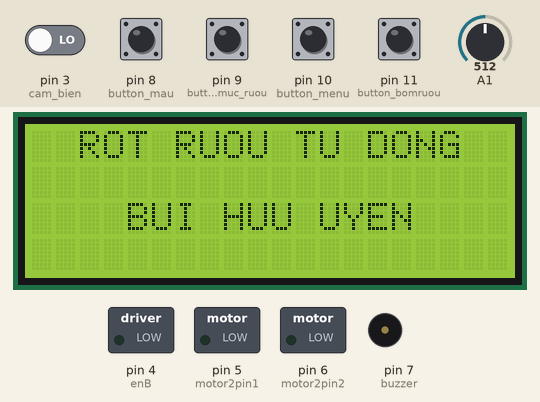
The sketch below on a simulated Arduino Uno, built with avr-gcc and run on an emulated ATmega328P. On the bench: 20×4 character LCD, switched loads named in the sketch (green lamp = pin HIGH), buzzer (waves = sounding). The test bench sets the inputs (shaded band); at power-on: pin 3 (cam_bien), pin 8 (button_mau), pin 9 (button_muc_ruou), pin 10 (button_menu), pin 11 (button_bomruou) LOW, A1 = 512. What the sketch prints to the serial monitor is not drawn.

Above: at 1.2 s.
1.3 s: pin 10 (button_menu) pulled HIGH for 0.15 s
At 2.8 s:
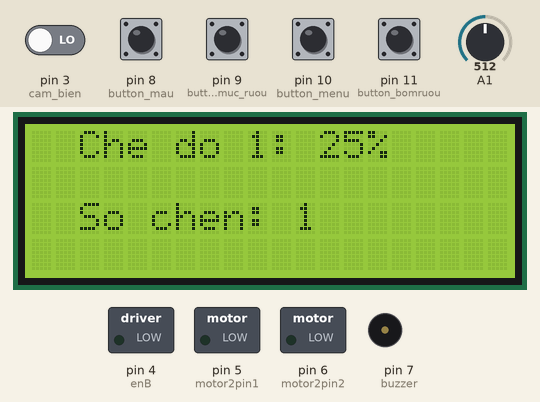
3.8 s: pin 10 (button_menu) pulled HIGH for 0.15 s
At 4.4 s:
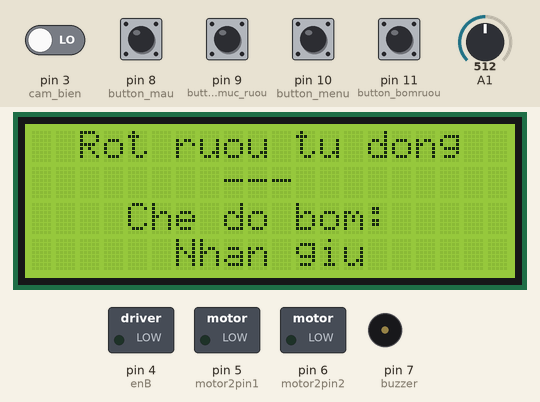
5.4 s: pin 10 (button_menu) pulled HIGH for 1 s
At 5.64 s:
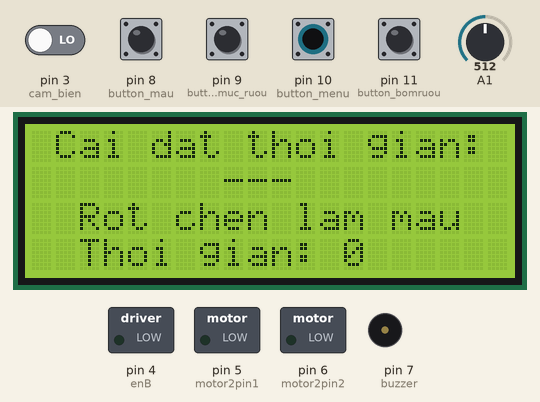
7.9 s: pin 11 (button_bomruou) pulled HIGH for 0.15 s
At 8.7 s:
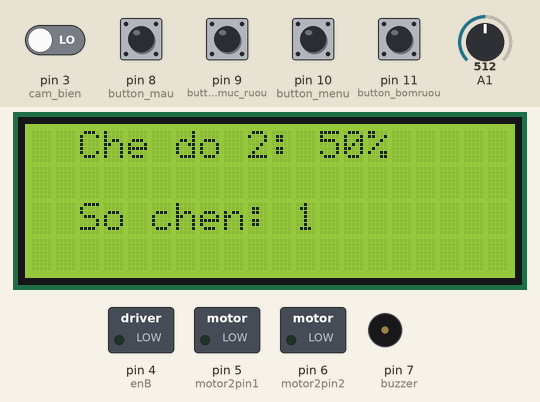
9.6 s: pin 11 (button_bomruou) pulled HIGH for 1 s
At 11.2 s:
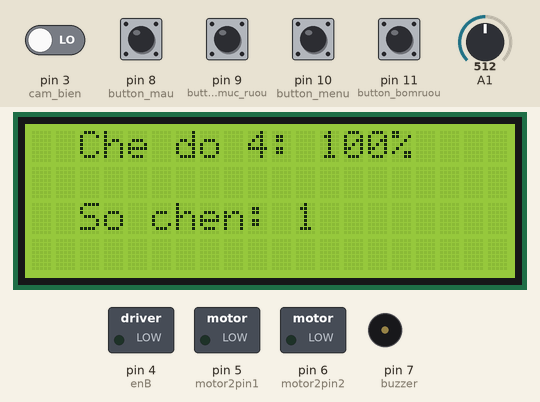
12.1 s: pin 9 (button_muc_ruou) pulled HIGH for 1 s
At 13.3 s:
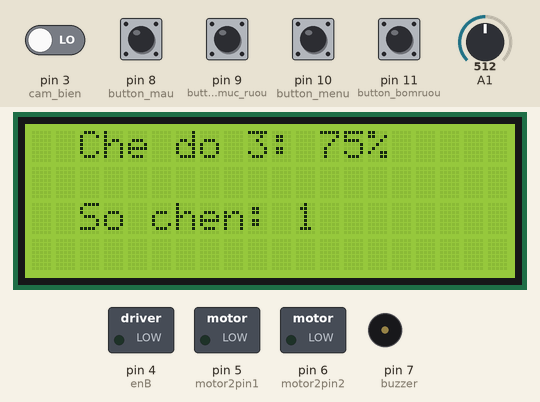
Timing chart, 0 to 15.1 s (numbered marks = the images above; inputs shaded):
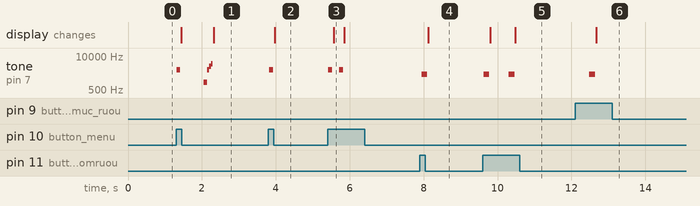

The sketch:

Rot_ruou.ino
```cpp
#include <Wire.h>
#include <LiquidCrystal_I2C.h> //SDA -> A4 and SCL -> A5.
LiquidCrystal_I2C lcd = LiquidCrystal_I2C(0x27, 20, 4);

int button_muc_ruou = 9; //nút bấm mức rượu
int button_menu = 10; // nút chọn menu
int button_bomruou = 11; // nút bơm rượu
int button_mau = 8; // nút bơm rượu chén mẫu

int buzzer = 7; //còi báo 7
int motor2pin2 = 6;
int motor2pin1 = 5;
int enB = 4;
int cam_bien = 3;

long startTime = 0;
long thoi_gian= 0;
int muc_ruou = 1;
int menu  = 0;
int trangthai = 0;  //trạng thái có chén rượu hay không?
String string_muc_ruou = "25%";
int giatri; //giá trị điều chỉnh tốc độ máy bơm
int bamxung;
int trangthai_bom = 0;
long so_chen = 0;

void setup()
{
  Serial. begin (9600);
  pinMode(button_muc_ruou, INPUT);
  pinMode(cam_bien, INPUT);
  pinMode(motor2pin1, OUTPUT);
  pinMode(motor2pin2, OUTPUT);
  lcd.init();
  lcd.backlight();
}

void loop()
{
  Serial.println("bat dau");
  giatri = analogRead (A1);
  bamxung = map(giatri,0,1023,0,255);
  Serial.println (bamxung);
  if(menu==0)
  {
    lcd.setCursor(2, 0);
    lcd.print("ROT RUOU TU DONG");
    lcd.setCursor(4, 2);
    lcd.print("BUI HUU UYEN");
    }

 if (digitalRead(button_muc_ruou) == HIGH && menu == 1)
  {
    tone(buzzer, 2000);delay(150);noTone(buzzer);
    switch (muc_ruou)
    {
      case 3:
      muc_ruou = 2;
      string_muc_ruou = "50% ";
      break;
      case 4:
      muc_ruou = 3;
      string_muc_ruou = "75% ";
      break;
      case 2:
      muc_ruou = 1;
      string_muc_ruou = "25% ";
      break;
     }
     menu_1();
  }

 if (digitalRead(button_bomruou) == HIGH && menu == 1)
  {
    tone(buzzer, 2000);delay(150);noTone(buzzer);
    switch (muc_ruou)
    {
      case 1:
      muc_ruou = 2;
      string_muc_ruou = "50% ";
      break;
      case 2:
      muc_ruou = 3;
      string_muc_ruou = "75% ";
      break;
      case 3:
      muc_ruou = 4;
      string_muc_ruou = "100%";
      break;
      }
      menu_1();
  }


 if(menu == 1)  // --------------------------------------------------------------------------menu 1
{
  if(trangthai_bom == 0)
 {
  if (digitalRead(cam_bien) == LOW)
  {
    delay(500);
    if (digitalRead(cam_bien) == LOW  && trangthai == 0) // rót rượu
    {
      tone(buzzer, 1000);delay(100);noTone(buzzer);

      startTime = millis();
      trangthai_bom = 1;
      bom_ruou();
      }
    }
  }
  else
  {
    if(digitalRead(cam_bien) == HIGH)
    {
      tat_bom();
      trangthai_bom = 0;
      for(int i = 0; i <= 3; i++)
      {
        tone(buzzer, 2000);delay(50); noTone(buzzer);delay(50);
      }
    }
    else
    {
      int i = millis() - startTime;
      if( i < (thoi_gian*muc_ruou)/4)
      {
        bom_ruou();
      }
      else
      {
        trangthai_bom = 0;
        tat_bom();
        tone(buzzer, 3000);delay(50);tone(buzzer, 4000);delay(50);tone(buzzer, 5000);delay(50);noTone(buzzer);
        trangthai = 1;
        so_chen++;
        menu_1();
      }
    }
  }

  if (digitalRead(cam_bien) == HIGH && trangthai == 1) // lấy chén rượu đã rót
  {
  delay(300);
  trangthai = 0;
  }
}

  if(menu == 2)  // --------------------------------------------------------------------------menu 2
{
  if(digitalRead(button_bomruou)== true)// ấn nút bơm
  {
    if(digitalRead(cam_bien) == HIGH)
    {
      tat_bom();
      for(int i = 0; i <= 3; i++)
      {
        tone(buzzer, 2000);delay(50); noTone(buzzer);delay(50);
      }
    }
    else
    {
      bom_ruou();
    }
  }
  else
  {
    tat_bom();
  }
}

 if(menu == 3) // --------------------------------------------------------------------------menu 3
{
  if(digitalRead(button_mau)== true)
  {
    if(digitalRead(cam_bien) == HIGH)
    {
      tat_bom();
      startTime == 0;
      for(int i = 0; i <= 3; i++)
      {
        tone(buzzer, 2000);delay(50); noTone(buzzer);delay(50);
      }
    }
    else
    {
      if(startTime == 0)
      {
        startTime = millis();
      }
      thoi_gian = millis() - startTime;
      bom_ruou();
      lcd.setCursor(13, 3);lcd.print("      ");
      lcd.setCursor(13, 3);lcd.print(thoi_gian);
    }
  }
  else
  {
    menu_3();
    tat_bom();
    startTime = 0;
  }
}
// ------------------------------------------------------------------------------------------ ấn nút menu
int buttonMenu = digitalRead(button_menu);    //Đọc trạng thái button menu
if (buttonMenu == HIGH)
  {
    tone(buzzer, 3000);
    delay(100);
    noTone(buzzer);
    if (buttonMenu == HIGH)
    {
      lcd.clear();
      switch(menu)
      {
        case 0:
        menu = 1;
        menu_1();
        delay(100);
        break;

        case 1:
        menu = 2;
        menu_2();
        delay(100);
        break;

        case 2:
        menu = 3;
        menu_3();
        delay(100);
        break;

        case 3:
        menu = 1;
        menu_1();
        delay(100);
        break;
      }
    }
  }
  Serial.println("ket thuc");
}

void menu_1()
{
  //lcd.setCursor(2, 0);
  //lcd.print("Rot ruou tu dong");
  lcd.setCursor(2, 0);
  lcd.print("Che do ");
  lcd.setCursor(9, 0);
  lcd.print(muc_ruou);
  lcd.setCursor(10, 0);
  lcd.print(":");
  lcd.setCursor(12, 0);
  lcd.print(string_muc_ruou);

  lcd.setCursor(2, 2);
  lcd.print("So chen: ");
  lcd.setCursor(11, 2);
  lcd.print(so_chen);
}

void menu_2()
{
  lcd.setCursor(2, 0);
  lcd.print("Rot ruou tu dong");
  lcd.setCursor(8, 1);
  lcd.print("---");
  lcd.setCursor(4, 2);
  lcd.print("Che do bom:");
  lcd.setCursor(6, 3);
  lcd.print("Nhan giu");
}

void menu_3()
{
  lcd.setCursor(1, 0);
  lcd.print("Cai dat thoi gian:");
  lcd.setCursor(8, 1);
  lcd.print("---");
  lcd.setCursor(2, 2);
  lcd.print("Rot chen lam mau");
  lcd.setCursor(2, 3);
  lcd.print("Thoi gian: ");
  lcd.setCursor(13, 3);
  lcd.print(thoi_gian);
}

void bom_ruou()
{
  digitalWrite(motor2pin1, HIGH);
  digitalWrite(motor2pin2, LOW);
  analogWrite(enB, bamxung);
}
void tat_bom()
{
  digitalWrite(motor2pin1, LOW);
  digitalWrite(motor2pin2, LOW);
  analogWrite(enB, bamxung);
}
```

Measured:
- after the input at 1.3 s, tone on pin 7 (buzzer): plays 3000 Hz for 0.10 s, 1000 Hz for 0.10 s, 3000 Hz for 0.05 s, 4000 Hz for 0.05 s, 5000 Hz for 0.05 s, starting at once; the display: first changes after 0.15 s (image 1 shows a later state)
- after the input at 3.8 s, tone on pin 7 (buzzer): silent → 3000 Hz at once, → silent 0.10 s later; the display: changes after 0.17 s (image 2)
- after the input at 5.4 s, tone on pin 7 (buzzer): alternates 3000 Hz for 0.10 s and silent for 0.20 s, 4 changes in all, then stays silent, starting at once; the display: changes after 0.17 s (image 3)
- after the input at 7.9 s, tone on pin 7 (buzzer): silent → 2000 Hz after 0.05 s, → silent 0.15 s later; the display: changes after 0.23 s (image 4)
- after the input at 9.6 s, tone on pin 7 (buzzer): alternates 2000 Hz for 0.15 s and silent for 0.53 s, 4 changes in all, then stays silent, starting at once; the display: first changes after 0.21 s (image 5 shows a later state)
- after the input at 12.1 s, tone on pin 7 (buzzer): silent → 2000 Hz after 0.39 s, → silent 0.15 s later; the display: changes after 0.56 s (image 6)
